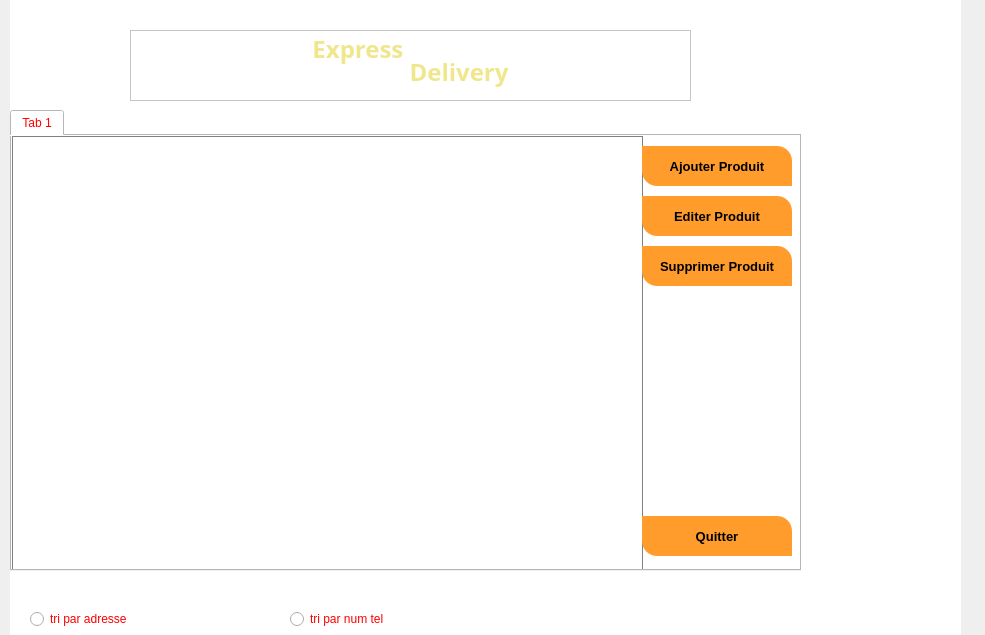
<?xml version="1.0" encoding="UTF-8"?>
<ui version="4.0">
 <class>windowproduit</class>
 <widget class="QDialog" name="windowproduit">
  <property name="geometry">
   <rect>
    <x>0</x>
    <y>0</y>
    <width>985</width>
    <height>635</height>
   </rect>
  </property>
  <property name="windowTitle">
   <string>Dialog</string>
  </property>
  <widget class="QStackedWidget" name="stackedWidget">
   <property name="geometry">
    <rect>
     <x>10</x>
     <y>0</y>
     <width>951</width>
     <height>641</height>
    </rect>
   </property>
   <property name="font">
    <font>
     <family>Arial</family>
     <weight>75</weight>
     <bold>true</bold>
    </font>
   </property>
   <property name="styleSheet">
    <string notr="true">QWidget
{
	background-color: #fff;
	color: red;

}


/*-----QLabel-----*/
QLabel
{
	background-color: transparent;
	color: #454544;
	font-weight: bold;
	font-size: 13px;

}


/*-----QPushButton-----*/
QPushButton
{
	
	background-color: #ff9c2b;
color: #000000;
	font-size: 13px;
	font-weight: bold;
	border-top-right-radius: 15px;
	border-top-left-radius: 0px;
	border-bottom-right-radius: 0px;
	border-bottom-left-radius: 15px;
	padding: 10px;

}


QPushButton::disabled
{
	background-color: #5c5c5c;

}


QPushButton::hover
{	
	background-color: #ff9c2b;

}


QPushButton::pressed
{
	background-color: #3d4ef2;

}


/*-----QCheckBox-----*/
QCheckBox
{
	background-color: transparent;
	color: #5c55e9;
	font-size: 10px;
	font-weight: bold;
	border: none;
	border-radius: 5px;

}


/*-----QCheckBox-----*/
QCheckBox::indicator
{
    background-color: #323232;
    border: 1px solid darkgray;
    width: 12px;
    height: 12px;

}


QCheckBox::indicator:checked
{
    image:url(&quot;./ressources/check.png&quot;);
	background-color: #5c55e9;
    border: 1px solid #5c55e9;

}


QCheckBox::indicator:unchecked:hover
{
    border: 1px solid #5c55e9;

}


QCheckBox::disabled
{
	color: #656565;

}


QCheckBox::indicator:disabled
{
	background-color: #656565;
	color: #656565;
    border: 1px solid #656565;

}


/*-----QLineEdit-----*/
QLineEdit
{
	background-color: #c2c7d5;
	color: #2a547f;
	border: none;
	padding: 5px;

}


/*-----QListView-----*/
QListView
{
	background-color: #5c55e9;
	color: #fff;
	font-size: 14px;
	font-weight: bold;
	show-decoration-selected: 0;
	border-radius: 4px;
	padding-left: -15px;
	padding-right: -15px;
	padding-top: 5px;

} 


QListView:disabled 
{
	background-color: #5c5c5c;

}


QListView::item
{
	background-color: #454e5e;
	border: none;
	padding: 10px;
	border-radius: 0px;
	padding-left : 10px;
	height: 32px;

}


QListView::item:selected
{
	color: #000;
	background-color: #fff;

}


QListView::item:!selected
{
	color:white;
	background-color: transparent;
	border: none;
	padding-left : 10px;

}


QListView::item:!selected:hover
{
	color: #fff;
	background-color: #5564f2;
	border: none;
	padding-left : 10px;

}


/*-----QTreeView-----*/
QTreeView 
{
	background-color: #fff;
	show-decoration-selected: 0;
	color: #454544;

}


QTreeView:disabled
{
	background-color: #242526;
	show-decoration-selected: 0;

}


QTreeView::item 
{
	border-top-color: transparent;
	border-bottom-color: transparent;

}


QTreeView::item:hover 
{
	background-color: #bcbdbb;
	color: #000;

}


QTreeView::item:selected 
{
	background-color: #5c55e9;
	color: #fff;

}


QTreeView::item:selected:active
{
	background-color: #5c55e9;
	color: #fff;

}


QTreeView::item:selected:disabled
{
	background-color: #525251;
	color: #656565;

}


QTreeView::branch:has-children:!has-siblings:closed,
QTreeView::branch:closed:has-children:has-siblings 
{
	image: url(://tree-closed.png);

}

QTreeView::branch:open:has-children:!has-siblings,
QTreeView::branch:open:has-children:has-siblings  
{
	image: url(://tree-open.png);

}


/*-----QTableView &amp; QTableWidget-----*/
QTableView
{
    background-color: #fff;
	border: 1px solid gray;
    color: #454544;
    gridline-color: gray;
    outline : 0;

}


QTableView::disabled
{
    background-color: #242526;
    border: 1px solid #32414B;
    color: #656565;
    gridline-color: #656565;
    outline : 0;

}


QTableView::item:hover 
{
    background-color: #bcbdbb;
    color: #000;

}


QTableView::item:selected 
{
	background-color: #5c55e9;
    color: #fff;

}


QTableView::item:selected:disabled
{
    background-color: #1a1b1c;
    border: 2px solid #525251;
    color: #656565;

}


QTableCornerButton::section
{
	background-color: #ced5e3;
	border: none;
    color: #fff;

}


QHeaderView::section
{
	color: #2a547f;
	border: 0px;
	background-color: #ced5e3;
	padding: 5px;

}


QHeaderView::section:disabled
{
    background-color: #525251;
    color: #656565;

}


QHeaderView::section:checked
{
    color: #fff;
    background-color: #5c55e9;

}


QHeaderView::section:checked:disabled
{
    color: #656565;
    background-color: #525251;

}


QHeaderView::section::vertical::first,
QHeaderView::section::vertical::only-one
{
    border-top: 1px solid #353635;

}


QHeaderView::section::vertical
{
    border-top: 1px solid #353635;

}


QHeaderView::section::horizontal::first,
QHeaderView::section::horizontal::only-one
{
    border-left: 1px solid #353635;

}


QHeaderView::section::horizontal
{
    border-left: 1px solid #353635;

}


/*-----QScrollBar-----*/
QScrollBar:horizontal 
{
    background-color: transparent;
    height: 8px;
    margin: 0px;
    padding: 0px;

}


QScrollBar::handle:horizontal 
{
    border: none;
	min-width: 100px;
    background-color: #7e92b7;

}


QScrollBar::add-line:horizontal, 
QScrollBar::sub-line:horizontal,
QScrollBar::add-page:horizontal, 
QScrollBar::sub-page:horizontal 
{
    width: 0px;
    background-color: #d8dce6;

}


QScrollBar:vertical 
{
    background-color: transparent;
    width: 8px;
    margin: 0;

}


QScrollBar::handle:vertical 
{
    border: none;
	min-height: 100px;
    background-color: #7e92b7;

}


QScrollBar::add-line:vertical, 
QScrollBar::sub-line:vertical,
QScrollBar::add-page:vertical, 
QScrollBar::sub-page:vertical 
{
    height: 0px;
    background-color: #d8dce6;

}</string>
   </property>
   <property name="currentIndex">
    <number>0</number>
   </property>
   <widget class="QWidget" name="page">
    <widget class="QTextEdit" name="textEdit">
     <property name="geometry">
      <rect>
       <x>120</x>
       <y>30</y>
       <width>561</width>
       <height>71</height>
      </rect>
     </property>
     <property name="font">
      <font>
       <family>Brush Script MT</family>
       <pointsize>28</pointsize>
       <italic>true</italic>
      </font>
     </property>
     <property name="html">
      <string>&lt;!DOCTYPE HTML PUBLIC &quot;-//W3C//DTD HTML 4.0//EN&quot; &quot;http://www.w3.org/TR/REC-html40/strict.dtd&quot;&gt;
&lt;html&gt;&lt;head&gt;&lt;meta name=&quot;qrichtext&quot; content=&quot;1&quot; /&gt;&lt;style type=&quot;text/css&quot;&gt;
p, li { white-space: pre-wrap; }
&lt;/style&gt;&lt;/head&gt;&lt;body style=&quot; font-family:'Brush Script MT'; font-size:28pt; font-weight:400; font-style:italic;&quot;&gt;
&lt;p align=&quot;center&quot; style=&quot; margin-top:0px; margin-bottom:0px; margin-left:0px; margin-right:0px; -qt-block-indent:0; text-indent:0px;&quot;&gt;&lt;span style=&quot; font-family:'MS Shell Dlg 2'; font-weight:600; font-style:normal; color:#f0e68c; vertical-align:super;&quot;&gt;Express &lt;/span&gt;&lt;span style=&quot; font-family:'MS Shell Dlg 2'; font-weight:600; font-style:normal; color:#f0e68c; vertical-align:sub;&quot;&gt;Delivery&lt;/span&gt;&lt;/p&gt;&lt;/body&gt;&lt;/html&gt;</string>
     </property>
    </widget>
    <widget class="QTabWidget" name="tabWidget">
     <property name="geometry">
      <rect>
       <x>0</x>
       <y>110</y>
       <width>791</width>
       <height>461</height>
      </rect>
     </property>
     <property name="currentIndex">
      <number>0</number>
     </property>
     <widget class="QWidget" name="tab">
      <attribute name="title">
       <string>Tab 1</string>
      </attribute>
      <widget class="QTableView" name="tabprd">
       <property name="geometry">
        <rect>
         <x>0</x>
         <y>0</y>
         <width>631</width>
         <height>501</height>
        </rect>
       </property>
      </widget>
      <widget class="QPushButton" name="supprimerprd">
       <property name="geometry">
        <rect>
         <x>630</x>
         <y>110</y>
         <width>150</width>
         <height>40</height>
        </rect>
       </property>
       <property name="text">
        <string>Supprimer Produit</string>
       </property>
      </widget>
      <widget class="QPushButton" name="editerprd">
       <property name="geometry">
        <rect>
         <x>630</x>
         <y>60</y>
         <width>150</width>
         <height>40</height>
        </rect>
       </property>
       <property name="text">
        <string>Editer Produit</string>
       </property>
      </widget>
      <widget class="QPushButton" name="quitter">
       <property name="geometry">
        <rect>
         <x>630</x>
         <y>380</y>
         <width>150</width>
         <height>40</height>
        </rect>
       </property>
       <property name="text">
        <string>Quitter</string>
       </property>
      </widget>
      <widget class="QPushButton" name="ajouterprd">
       <property name="geometry">
        <rect>
         <x>630</x>
         <y>10</y>
         <width>150</width>
         <height>40</height>
        </rect>
       </property>
       <property name="text">
        <string>Ajouter Produit</string>
       </property>
      </widget>
     </widget>
    </widget>
    <widget class="QRadioButton" name="tri">
     <property name="geometry">
      <rect>
       <x>20</x>
       <y>610</y>
       <width>131</width>
       <height>18</height>
      </rect>
     </property>
     <property name="text">
      <string>tri par adresse</string>
     </property>
    </widget>
    <widget class="QRadioButton" name="radioButton">
     <property name="geometry">
      <rect>
       <x>280</x>
       <y>610</y>
       <width>141</width>
       <height>18</height>
      </rect>
     </property>
     <property name="text">
      <string>tri par num tel</string>
     </property>
    </widget>
   </widget>
   <widget class="QWidget" name="page_2">
    <widget class="QGroupBox" name="insertbox">
     <property name="geometry">
      <rect>
       <x>70</x>
       <y>0</y>
       <width>661</width>
       <height>561</height>
      </rect>
     </property>
     <property name="font">
      <font>
       <family>Algerian</family>
       <pointsize>18</pointsize>
       <weight>50</weight>
       <bold>false</bold>
      </font>
     </property>
     <property name="title">
      <string>Please Insert Information</string>
     </property>
     <widget class="QLineEdit" name="idprd">
      <property name="geometry">
       <rect>
        <x>240</x>
        <y>100</y>
        <width>220</width>
        <height>30</height>
       </rect>
      </property>
     </widget>
     <widget class="QLabel" name="label">
      <property name="geometry">
       <rect>
        <x>50</x>
        <y>100</y>
        <width>181</width>
        <height>31</height>
       </rect>
      </property>
      <property name="text">
       <string>id</string>
      </property>
     </widget>
     <widget class="QLabel" name="label_2">
      <property name="geometry">
       <rect>
        <x>50</x>
        <y>180</y>
        <width>191</width>
        <height>20</height>
       </rect>
      </property>
      <property name="text">
       <string>Nom</string>
      </property>
     </widget>
     <widget class="QLabel" name="label_3">
      <property name="geometry">
       <rect>
        <x>50</x>
        <y>260</y>
        <width>171</width>
        <height>20</height>
       </rect>
      </property>
      <property name="text">
       <string>categorie</string>
      </property>
     </widget>
     <widget class="QLabel" name="label_4">
      <property name="geometry">
       <rect>
        <x>50</x>
        <y>340</y>
        <width>161</width>
        <height>16</height>
       </rect>
      </property>
      <property name="text">
       <string>quantite</string>
      </property>
     </widget>
     <widget class="QLineEdit" name="nomprd">
      <property name="geometry">
       <rect>
        <x>240</x>
        <y>180</y>
        <width>220</width>
        <height>30</height>
       </rect>
      </property>
     </widget>
     <widget class="QLineEdit" name="catprd">
      <property name="geometry">
       <rect>
        <x>240</x>
        <y>260</y>
        <width>220</width>
        <height>30</height>
       </rect>
      </property>
     </widget>
     <widget class="QLineEdit" name="qtprd">
      <property name="geometry">
       <rect>
        <x>240</x>
        <y>330</y>
        <width>220</width>
        <height>30</height>
       </rect>
      </property>
     </widget>
     <widget class="QPushButton" name="addbtn">
      <property name="geometry">
       <rect>
        <x>250</x>
        <y>490</y>
        <width>191</width>
        <height>41</height>
       </rect>
      </property>
      <property name="text">
       <string>ADD</string>
      </property>
     </widget>
     <widget class="QLineEdit" name="prixprd">
      <property name="geometry">
       <rect>
        <x>240</x>
        <y>440</y>
        <width>221</width>
        <height>31</height>
       </rect>
      </property>
     </widget>
     <widget class="QLabel" name="label_13">
      <property name="geometry">
       <rect>
        <x>50</x>
        <y>450</y>
        <width>91</width>
        <height>16</height>
       </rect>
      </property>
      <property name="text">
       <string>prix</string>
      </property>
     </widget>
    </widget>
   </widget>
   <widget class="QWidget" name="page_3">
    <widget class="QGroupBox" name="editbox">
     <property name="geometry">
      <rect>
       <x>70</x>
       <y>0</y>
       <width>681</width>
       <height>571</height>
      </rect>
     </property>
     <property name="font">
      <font>
       <family>Algerian</family>
       <pointsize>18</pointsize>
       <weight>50</weight>
       <bold>false</bold>
      </font>
     </property>
     <property name="title">
      <string>Please Edit Information</string>
     </property>
     <widget class="QLineEdit" name="idprd_2">
      <property name="geometry">
       <rect>
        <x>240</x>
        <y>100</y>
        <width>220</width>
        <height>30</height>
       </rect>
      </property>
     </widget>
     <widget class="QLabel" name="label_6">
      <property name="geometry">
       <rect>
        <x>60</x>
        <y>100</y>
        <width>181</width>
        <height>31</height>
       </rect>
      </property>
      <property name="text">
       <string>id</string>
      </property>
     </widget>
     <widget class="QLabel" name="label_7">
      <property name="geometry">
       <rect>
        <x>60</x>
        <y>180</y>
        <width>181</width>
        <height>20</height>
       </rect>
      </property>
      <property name="text">
       <string>Nom</string>
      </property>
     </widget>
     <widget class="QLabel" name="label_8">
      <property name="geometry">
       <rect>
        <x>60</x>
        <y>270</y>
        <width>181</width>
        <height>20</height>
       </rect>
      </property>
      <property name="text">
       <string>categorie</string>
      </property>
     </widget>
     <widget class="QLabel" name="label_9">
      <property name="geometry">
       <rect>
        <x>50</x>
        <y>360</y>
        <width>171</width>
        <height>16</height>
       </rect>
      </property>
      <property name="text">
       <string>quantite</string>
      </property>
     </widget>
     <widget class="QLineEdit" name="nomprd_2">
      <property name="geometry">
       <rect>
        <x>240</x>
        <y>180</y>
        <width>220</width>
        <height>30</height>
       </rect>
      </property>
     </widget>
     <widget class="QLineEdit" name="catprd_2">
      <property name="geometry">
       <rect>
        <x>240</x>
        <y>260</y>
        <width>220</width>
        <height>30</height>
       </rect>
      </property>
     </widget>
     <widget class="QLineEdit" name="qtprd_2">
      <property name="geometry">
       <rect>
        <x>240</x>
        <y>350</y>
        <width>220</width>
        <height>30</height>
       </rect>
      </property>
     </widget>
     <widget class="QPushButton" name="editBtn">
      <property name="geometry">
       <rect>
        <x>250</x>
        <y>490</y>
        <width>191</width>
        <height>41</height>
       </rect>
      </property>
      <property name="text">
       <string>EDIT</string>
      </property>
     </widget>
     <widget class="QLabel" name="label_14">
      <property name="geometry">
       <rect>
        <x>60</x>
        <y>450</y>
        <width>101</width>
        <height>16</height>
       </rect>
      </property>
      <property name="text">
       <string>prix</string>
      </property>
     </widget>
     <widget class="QLineEdit" name="prixprd_2">
      <property name="geometry">
       <rect>
        <x>240</x>
        <y>440</y>
        <width>221</width>
        <height>31</height>
       </rect>
      </property>
     </widget>
    </widget>
   </widget>
   <widget class="QWidget" name="page_4">
    <widget class="QLineEdit" name="idsupp">
     <property name="geometry">
      <rect>
       <x>249</x>
       <y>150</y>
       <width>261</width>
       <height>30</height>
      </rect>
     </property>
    </widget>
    <widget class="QPushButton" name="suppBtn">
     <property name="geometry">
      <rect>
       <x>300</x>
       <y>390</y>
       <width>161</width>
       <height>41</height>
      </rect>
     </property>
     <property name="text">
      <string>Supprimer</string>
     </property>
    </widget>
    <widget class="QLabel" name="label_11">
     <property name="geometry">
      <rect>
       <x>250</x>
       <y>110</y>
       <width>181</width>
       <height>31</height>
      </rect>
     </property>
     <property name="text">
      <string>id</string>
     </property>
    </widget>
    <widget class="QComboBox" name="suppbox">
     <property name="geometry">
      <rect>
       <x>250</x>
       <y>240</y>
       <width>251</width>
       <height>21</height>
      </rect>
     </property>
    </widget>
   </widget>
   <widget class="QWidget" name="page_5"/>
  </widget>
 </widget>
 <resources/>
 <connections/>
</ui>
